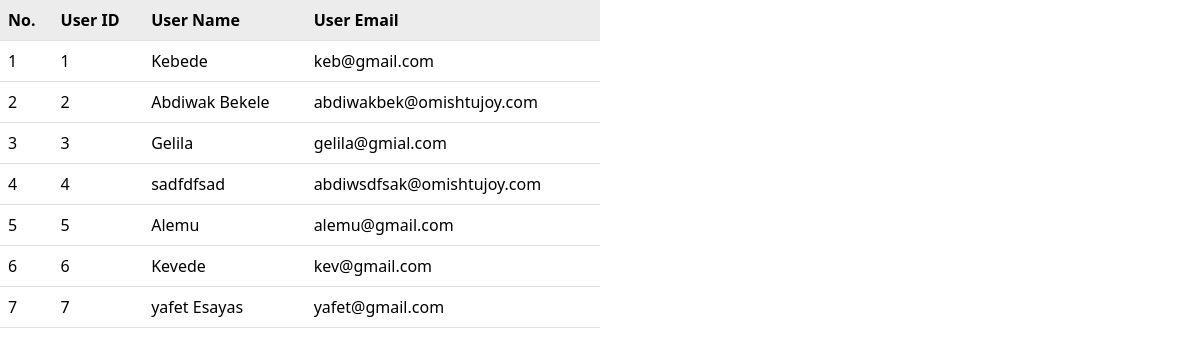
Before: /read_user.php with the older database file.
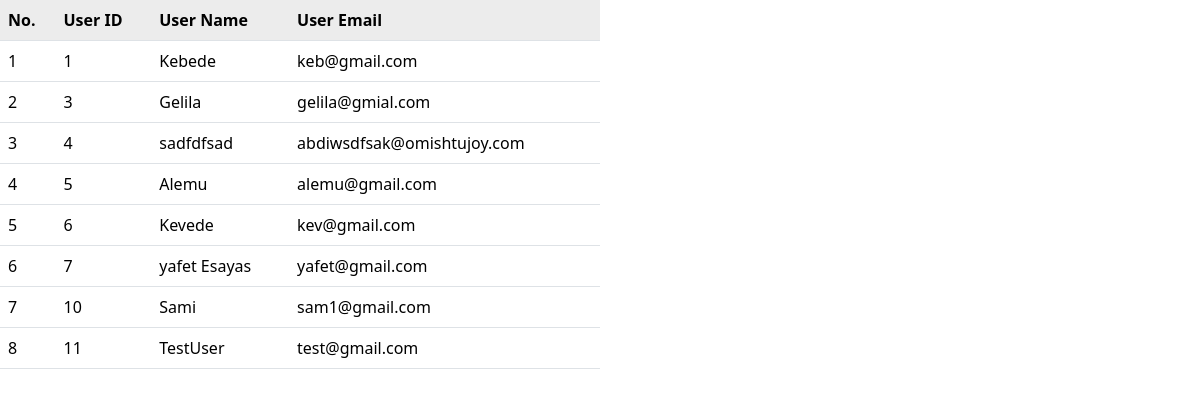
After: the same page with the newer database file.
### tables this page shows
CREATE TABLE `user` (
  `user_id` int(255) NOT NULL,
  `username` varchar(255) NOT NULL,
  `user_age` int(255) NOT NULL,
  `user_email` varchar(255) NOT NULL,
  `profile_img` varchar(255) NOT NULL,
  `user_password` varchar(255) NOT NULL
);

### read_user.php (the view, shortened to what this page needs)
<!DOCTYPE html>
<html lang="en">
<head>
    <link href="https://cdn.jsdelivr.net/npm/bootstrap@5.3.1/dist/css/bootstrap.min.css" rel="stylesheet"
>
</head>
<body>
    <table class="table w-50 table-hover">
        <tr>
            <th> No. </th>
            <th>User ID</th>
            <th>User Name</th>
            <th>User Email</th>
        </tr>
        <?php
    require("db.php");
    if($con){
        $sql = "SELECT * FROM user";
        $result = mysqli_query($con, $sql);
        if($result){
            $index = 0;
            while($row = mysqli_fetch_assoc($result)){
                ?>
        <tr>
            <td> <?php echo ++$index; ?> </td>
            <td> <?php echo $row['user_id']; ?> </td>
            <td> <?php echo $row['username']; ?> </td>
            <td> <?php echo $row['user_email']; ?> </td>
        </tr>
        <?php
            }
        }
    }else{
        echo "Error Connecting";
    }
?>
    </table>
</body>
</html>

Changed rows visible on the page:
removed user: user_id "2", username "Abdiwak Bekele", user_email "abdiwakbek@omishtujoy.com"
added user: user_id "10", username "Sami", user_email "sam1@gmail.com"
added user: user_id "11", username "TestUser", user_email "test@gmail.com"
